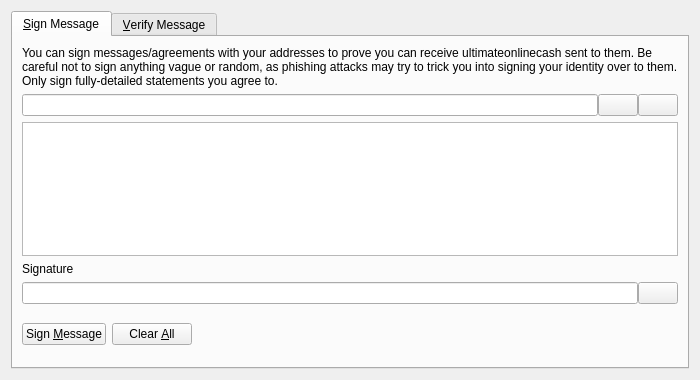
<?xml version="1.0" encoding="UTF-8"?>
<ui version="4.0">
 <class>SignVerifyMessageDialog</class>
 <widget class="QDialog" name="SignVerifyMessageDialog">
  <property name="geometry">
   <rect>
    <x>0</x>
    <y>0</y>
    <width>700</width>
    <height>380</height>
   </rect>
  </property>
  <property name="windowTitle">
   <string>Signatures - Sign / Verify a Message</string>
  </property>
  <property name="modal">
   <bool>true</bool>
  </property>
  <layout class="QVBoxLayout" name="verticalLayout">
   <item>
    <widget class="QTabWidget" name="tabWidget">
     <property name="currentIndex">
      <number>0</number>
     </property>
     <widget class="QWidget" name="tabSignMessage">
      <attribute name="title">
       <string>&amp;Sign Message</string>
      </attribute>
      <layout class="QVBoxLayout" name="verticalLayout_SM">
       <item>
        <widget class="QLabel" name="infoLabel_SM">
         <property name="text">
          <string>You can sign messages/agreements with your addresses to prove you can receive ultimateonlinecash sent to them. Be careful not to sign anything vague or random, as phishing attacks may try to trick you into signing your identity over to them. Only sign fully-detailed statements you agree to.</string>
         </property>
         <property name="textFormat">
          <enum>Qt::PlainText</enum>
         </property>
         <property name="wordWrap">
          <bool>true</bool>
         </property>
        </widget>
       </item>
       <item>
        <layout class="QHBoxLayout" name="horizontalLayout_1_SM">
         <property name="spacing">
          <number>0</number>
         </property>
         <item>
          <widget class="QValidatedLineEdit" name="addressIn_SM">
           <property name="toolTip">
            <string>The UltimateOnlineCash address to sign the message with</string>
           </property>
          </widget>
         </item>
         <item>
          <widget class="QPushButton" name="addressBookButton_SM">
           <property name="toolTip">
            <string>Choose previously used address</string>
           </property>
           <property name="text">
            <string/>
           </property>
           <property name="icon">
            <iconset resource="../bitcoin.qrc">
             <normaloff>:/icons/address-book</normaloff>:/icons/address-book</iconset>
           </property>
           <property name="shortcut">
            <string>Alt+A</string>
           </property>
           <property name="autoDefault">
            <bool>false</bool>
           </property>
          </widget>
         </item>
         <item>
          <widget class="QPushButton" name="pasteButton_SM">
           <property name="toolTip">
            <string>Paste address from clipboard</string>
           </property>
           <property name="text">
            <string/>
           </property>
           <property name="icon">
            <iconset resource="../bitcoin.qrc">
             <normaloff>:/icons/editpaste</normaloff>:/icons/editpaste</iconset>
           </property>
           <property name="shortcut">
            <string>Alt+P</string>
           </property>
           <property name="autoDefault">
            <bool>false</bool>
           </property>
          </widget>
         </item>
        </layout>
       </item>
       <item>
        <widget class="QPlainTextEdit" name="messageIn_SM">
         <property name="toolTip">
          <string>Enter the message you want to sign here</string>
         </property>
        </widget>
       </item>
       <item>
        <widget class="QLabel" name="signatureLabel_SM">
         <property name="text">
          <string>Signature</string>
         </property>
         <property name="textFormat">
          <enum>Qt::PlainText</enum>
         </property>
        </widget>
       </item>
       <item>
        <layout class="QHBoxLayout" name="horizontalLayout_2_SM">
         <property name="spacing">
          <number>0</number>
         </property>
         <item>
          <widget class="QLineEdit" name="signatureOut_SM">
           <property name="font">
            <font>
             <italic>true</italic>
            </font>
           </property>
           <property name="readOnly">
            <bool>true</bool>
           </property>
          </widget>
         </item>
         <item>
          <widget class="QPushButton" name="copySignatureButton_SM">
           <property name="toolTip">
            <string>Copy the current signature to the system clipboard</string>
           </property>
           <property name="text">
            <string/>
           </property>
           <property name="icon">
            <iconset resource="../bitcoin.qrc">
             <normaloff>:/icons/editcopy</normaloff>:/icons/editcopy</iconset>
           </property>
           <property name="autoDefault">
            <bool>false</bool>
           </property>
          </widget>
         </item>
        </layout>
       </item>
       <item>
        <layout class="QHBoxLayout" name="horizontalLayout_3_SM">
         <item>
          <widget class="QPushButton" name="signMessageButton_SM">
           <property name="toolTip">
            <string>Sign the message to prove you own this UltimateOnlineCash address</string>
           </property>
           <property name="text">
            <string>Sign &amp;Message</string>
           </property>
           <property name="icon">
            <iconset resource="../bitcoin.qrc">
             <normaloff>:/icons/edit</normaloff>:/icons/edit</iconset>
           </property>
           <property name="autoDefault">
            <bool>false</bool>
           </property>
          </widget>
         </item>
         <item>
          <widget class="QPushButton" name="clearButton_SM">
           <property name="toolTip">
            <string>Reset all sign message fields</string>
           </property>
           <property name="text">
            <string>Clear &amp;All</string>
           </property>
           <property name="icon">
            <iconset resource="../bitcoin.qrc">
             <normaloff>:/icons/remove</normaloff>:/icons/remove</iconset>
           </property>
           <property name="autoDefault">
            <bool>false</bool>
           </property>
          </widget>
         </item>
         <item>
          <spacer name="horizontalSpacer_1_SM">
           <property name="orientation">
            <enum>Qt::Horizontal</enum>
           </property>
           <property name="sizeHint" stdset="0">
            <size>
             <width>40</width>
             <height>48</height>
            </size>
           </property>
          </spacer>
         </item>
         <item>
          <widget class="QLabel" name="statusLabel_SM">
           <property name="font">
            <font>
             <weight>75</weight>
             <bold>true</bold>
            </font>
           </property>
           <property name="text">
            <string/>
           </property>
           <property name="wordWrap">
            <bool>true</bool>
           </property>
          </widget>
         </item>
         <item>
          <spacer name="horizontalSpacer_2_SM">
           <property name="orientation">
            <enum>Qt::Horizontal</enum>
           </property>
           <property name="sizeHint" stdset="0">
            <size>
             <width>40</width>
             <height>48</height>
            </size>
           </property>
          </spacer>
         </item>
        </layout>
       </item>
      </layout>
     </widget>
     <widget class="QWidget" name="tabVerifyMessage">
      <attribute name="title">
       <string>&amp;Verify Message</string>
      </attribute>
      <layout class="QVBoxLayout" name="verticalLayout_VM">
       <item>
        <widget class="QLabel" name="infoLabel_VM">
         <property name="text">
          <string>Enter the receiver's address, message (ensure you copy line breaks, spaces, tabs, etc. exactly) and signature below to verify the message. Be careful not to read more into the signature than what is in the signed message itself, to avoid being tricked by a man-in-the-middle attack. Note that this only proves the signing party receives with the address, it cannot prove sendership of any transaction!</string>
         </property>
         <property name="textFormat">
          <enum>Qt::PlainText</enum>
         </property>
         <property name="alignment">
          <set>Qt::AlignLeading|Qt::AlignLeft|Qt::AlignTop</set>
         </property>
         <property name="wordWrap">
          <bool>true</bool>
         </property>
        </widget>
       </item>
       <item>
        <layout class="QHBoxLayout" name="horizontalLayout_1_VM">
         <property name="spacing">
          <number>0</number>
         </property>
         <item>
          <widget class="QValidatedLineEdit" name="addressIn_VM">
           <property name="toolTip">
            <string>The UltimateOnlineCash address the message was signed with</string>
           </property>
          </widget>
         </item>
         <item>
          <widget class="QPushButton" name="addressBookButton_VM">
           <property name="toolTip">
            <string>Choose previously used address</string>
           </property>
           <property name="text">
            <string/>
           </property>
           <property name="icon">
            <iconset resource="../bitcoin.qrc">
             <normaloff>:/icons/address-book</normaloff>:/icons/address-book</iconset>
           </property>
           <property name="shortcut">
            <string>Alt+A</string>
           </property>
           <property name="autoDefault">
            <bool>false</bool>
           </property>
          </widget>
         </item>
        </layout>
       </item>
       <item>
        <widget class="QPlainTextEdit" name="messageIn_VM"/>
       </item>
       <item>
        <widget class="QValidatedLineEdit" name="signatureIn_VM"/>
       </item>
       <item>
        <layout class="QHBoxLayout" name="horizontalLayout_2_VM">
         <item>
          <widget class="QPushButton" name="verifyMessageButton_VM">
           <property name="toolTip">
            <string>Verify the message to ensure it was signed with the specified UltimateOnlineCash address</string>
           </property>
           <property name="text">
            <string>Verify &amp;Message</string>
           </property>
           <property name="icon">
            <iconset resource="../bitcoin.qrc">
             <normaloff>:/icons/transaction_0</normaloff>:/icons/transaction_0</iconset>
           </property>
           <property name="autoDefault">
            <bool>false</bool>
           </property>
          </widget>
         </item>
         <item>
          <widget class="QPushButton" name="clearButton_VM">
           <property name="toolTip">
            <string>Reset all verify message fields</string>
           </property>
           <property name="text">
            <string>Clear &amp;All</string>
           </property>
           <property name="icon">
            <iconset resource="../bitcoin.qrc">
             <normaloff>:/icons/remove</normaloff>:/icons/remove</iconset>
           </property>
           <property name="autoDefault">
            <bool>false</bool>
           </property>
          </widget>
         </item>
         <item>
          <spacer name="horizontalSpacer_1_VM">
           <property name="orientation">
            <enum>Qt::Horizontal</enum>
           </property>
           <property name="sizeHint" stdset="0">
            <size>
             <width>40</width>
             <height>48</height>
            </size>
           </property>
          </spacer>
         </item>
         <item>
          <widget class="QLabel" name="statusLabel_VM">
           <property name="font">
            <font>
             <weight>75</weight>
             <bold>true</bold>
            </font>
           </property>
           <property name="text">
            <string/>
           </property>
           <property name="wordWrap">
            <bool>true</bool>
           </property>
          </widget>
         </item>
         <item>
          <spacer name="horizontalSpacer_2_VM">
           <property name="orientation">
            <enum>Qt::Horizontal</enum>
           </property>
           <property name="sizeHint" stdset="0">
            <size>
             <width>40</width>
             <height>48</height>
            </size>
           </property>
          </spacer>
         </item>
        </layout>
       </item>
      </layout>
     </widget>
    </widget>
   </item>
  </layout>
 </widget>
 <customwidgets>
  <customwidget>
   <class>QValidatedLineEdit</class>
   <extends>QLineEdit</extends>
   <header>qvalidatedlineedit.h</header>
  </customwidget>
 </customwidgets>
 <resources>
  <include location="../bitcoin.qrc"/>
 </resources>
 <connections/>
</ui>
